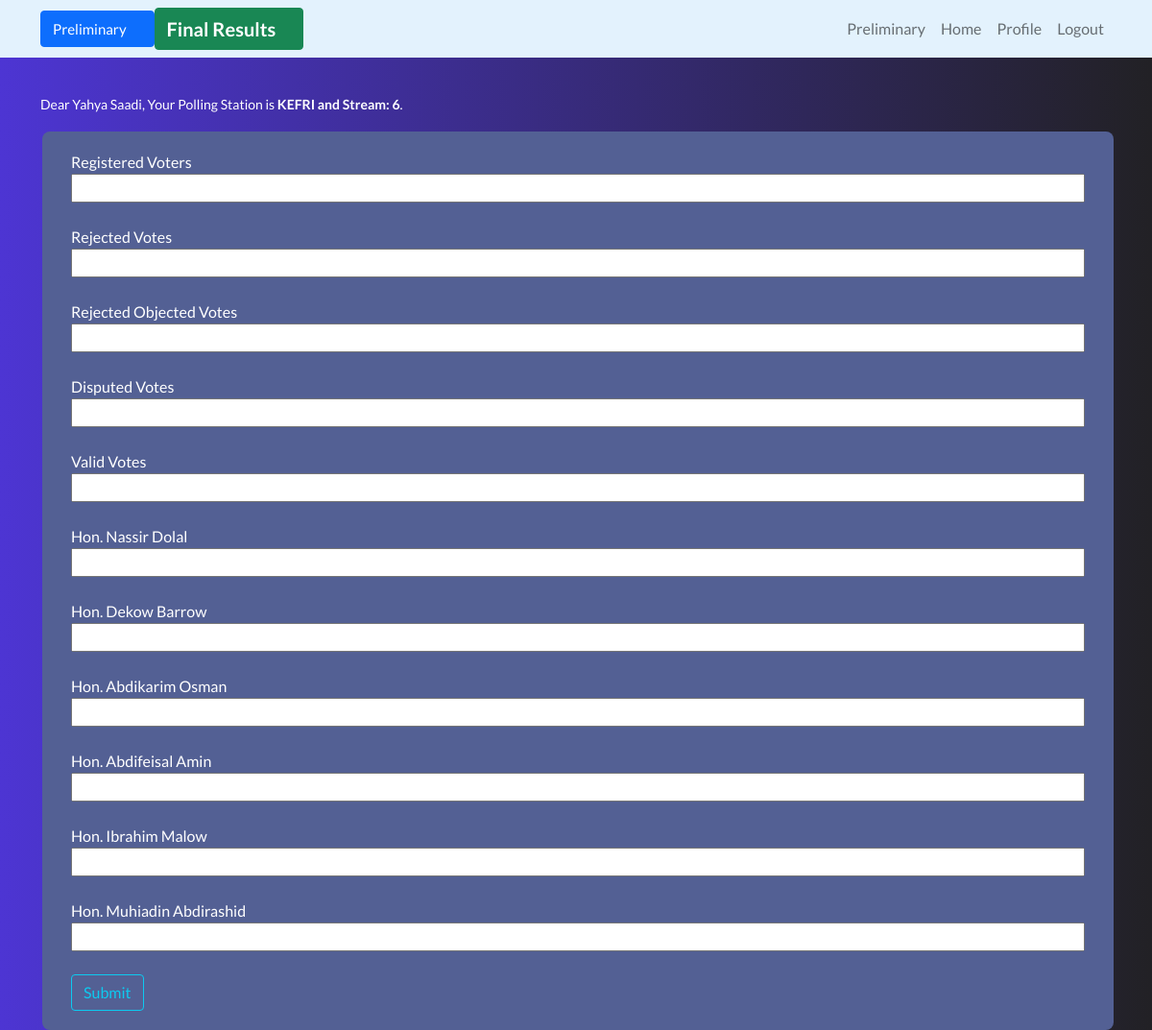
Before: / (signed in) with the older database file.
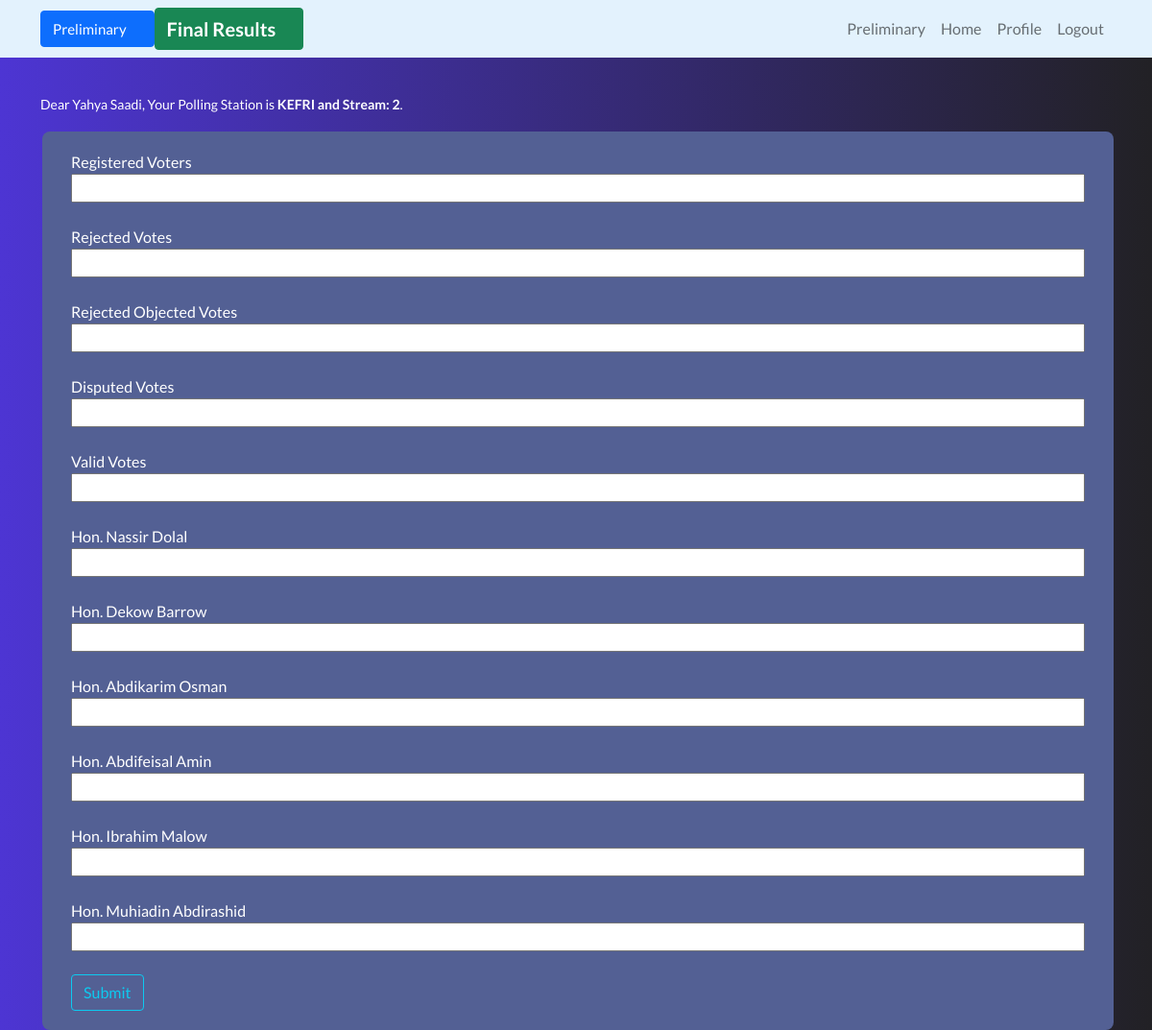
After: the same page with the newer database file.
### users/models.py (models this page shows, shortened)
class Profile(models.Model):
    user = models.OneToOneField(User, on_delete=models.CASCADE)
    ward = models.CharField(max_length=50,choices=WARDS)
    pollingStation = models.CharField(max_length=50)
    stream = models.CharField( max_length=50, choices=STREAMS)
    phone = models.CharField(max_length=50)
    fullname = models.CharField(max_length=50)
    id_number = models.CharField(max_length=50)
    role = models.CharField(max_length=50,choices=AGENT_ROLE, default='Polling Agent')

### users/views.py (the view)
# urls.py: 2. Add a URL to urlpatterns:  path('', views.home, name='home')
@login_required
def home(request):
    name = Profile.objects.get(id=request.user.id)
    vote = Vote.objects.filter(sender_username=request.user.username)
    if vote:
        return render(request,'users/submitted.html',{'vote':vote})
    else:
        if request.method == 'POST':
            ward = request.POST['ward']
            sender_username = request.POST['sender_username']
            pollingStation = request.POST['pollingStation']
            stream = request.POST['stream']
            registerdVoters = request.POST['registerdVoters']
            rejected = request.POST['rejected']
            rejectedObj = request.POST['rejectedObj']
            disputed = request.POST['disputed']
            valid = request.POST['valid']
            jofle = request.POST['jofle']
            dekow = request.POST['dekow']
            osman = request.POST['osman']
            feisal = request.POST['feisal']
            malow = request.POST['malow']
            muhiadin = request.POST['muhiadin']
            print(f'sender_username: {sender_username}')
            new_vote = Vote(sender_username=sender_username,ward=ward, pollingStation=pollingStation,stream=stream, registerdVoters=registerdVoters, rejected=rejected,
                            rejectedObj=rejectedObj, disputed=disputed, valid=valid, jofle=jofle, major=dekow, osman=osman,feisal=feisal,muhiadin=muhiadin,malow=malow)
            new_vote.save()
            firebaseConfig = {
                'apiKey': "AIzaSyCqMdmrITPM8x4PdMqP5T9Hcmmj5IJPH6M",
                'authDomain': "demoapp-607db.firebaseapp.com",
                'databaseURL': "https://demoapp-607db-default-rtdb.asia-southeast1.firebasedatabase.app",
                'projectId': "demoapp-607db",
                'storageBucket': "demoapp-607db.appspot.com",
                'messagingSenderId': "641799333572",
                'appId': "1:641799333572:web:fd402ab5271f9fa4d6cb91",
                'measurementId': "G-KPVXQKZ7KK"
                }
            firebase = pyrebase.initialize_app(firebaseConfig)
            db = firebase.database()
            data = {
                'time':time.ctime(),
                'ward': ward,
                'pollingStation': (pollingStation+stream),
                'registerdVoters': registerdVoters,
                'rejected': rejected,
                'rejectedObj': rejectedObj,
                'disputed': disputed,
                'valid': valid,
                'jofle': jofle,
                'dekow': dekow,
                'osman': osman,
                'malow': malow,
                'feisal': feisal,
                'muhiadin': muhiadin
            }
            if name.role == 'pollingAgent':
                result = db.child('votes').child(pollingStation+stream).set(data)
            else:
                result = db.child('chiefAgents').child(pollingStation+stream).set(data)
            print(result)
            return render(request, 'users/confirm_votes.html',{'name':name})
        else:
            return render(request, 'users/home.html', {'name':name})

### users/templates/users/home.html (shortened to what this page needs)
{% extends 'users/base.html' %}
{% load crispy_forms_tags %}
{% block content %}
    {% if name.fullname %}
    <div class="container">
        <div class="register-section mt-5">
            <p style='margin-top:-10px;font-size:14px;' > Dear {{name.fullname}}, Your Polling Station is <strong>{{name.pollingStation}} and Stream: {{name.stream}}</strong>.</p>
        </div>
        <form method="POST" >
            <label>Registered Voters</label>
            <input type="text" name="registerdVoters"><br>
            <label>Rejected Votes</label>
            <input type="text" name="rejected"><br>
            <label>Rejected Objected Votes</label>
            <input type="text" name="rejectedObj"><br>
            <label>Disputed Votes</label>
            <input type="text" name="disputed"><br>
            <label>Valid Votes</label>
            <input type="text" name="valid"><br>
            <label>Hon. Nassir Dolal</label>
            <input type="text" name="jofle"><br>
            <label>Hon. Dekow Barrow</label>
            <input type="text" name="dekow"><br>
            <label>Hon. Abdikarim Osman</label>
            <input type="text" name="osman"><br>
            <label>Hon. Abdifeisal Amin</label>
            <input type="text" name="feisal"><br>
            <label>Hon. Ibrahim Malow</label>
            <input type="text" name="malow"><br>
            <label>Hon. Muhiadin Abdirashid</label>
            <input type="text" name="muhiadin"><br>
            <div class="form-group">
                <button class="btn btn-outline-info" type="submit">Submit</button>
            </div>
        </form>
    </div>
    {%else%}
    <div class="container">
    <a href="{% url 'profile' %}">Click Here to Update your profile</a>
</div>
    {%endif%}
{% endblock content %}

Changed rows visible on the page:
changed Profile "Yahya Saadi": stream "6" → "2"
